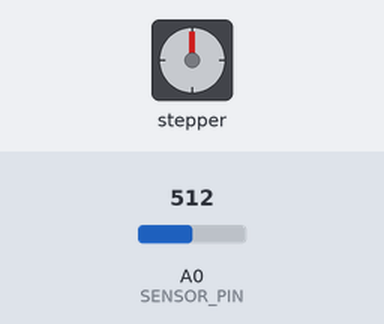
This sketch was run on a simulated Arduino Uno, built with avr-gcc and run on an emulated ATmega328P. Shown: stepper motor. Wiring (inferred from the names in the program): stepper motor (2048 steps per turn assumed): coils pin 8, pin 9, pin 10, pin 11. Inputs (shaded band) come from the test bench; at power-on: A0 (SENSOR_PIN) = 512.

Above: at 1.2 s.
1.3 s: A0 (SENSOR_PIN) set to 487
At 1.46 s:
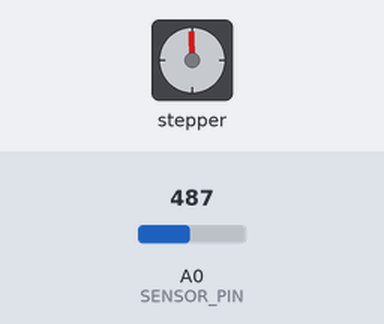
4.3 s: A0 (SENSOR_PIN) set to 510
At 5.0 s:
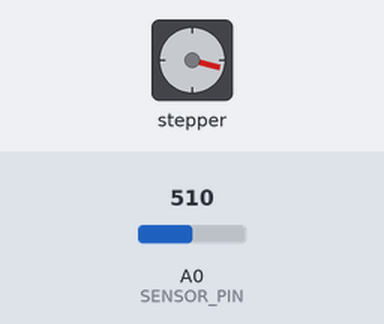
5.8 s: A0 (SENSOR_PIN) set to 490
At 6.25 s:
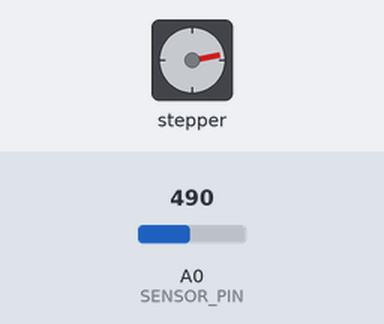
8.8 s: A0 (SENSOR_PIN) set to 511
At 8.8 s:
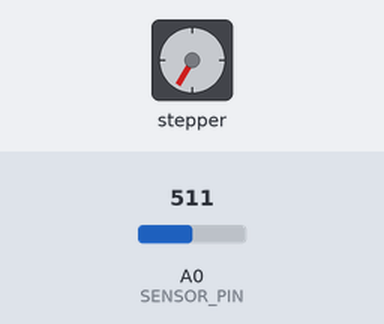
10.3 s: A0 (SENSOR_PIN) set to 581
11.8 s: A0 (SENSOR_PIN) set to 616
At 12.25 s:
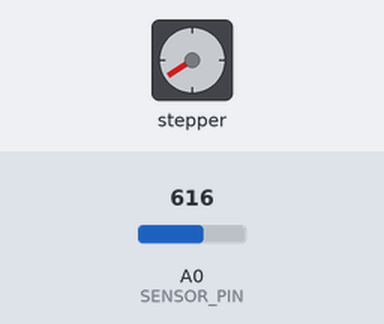
Timing chart, 0 to 25.6 s (numbered marks = the images above; inputs shaded):
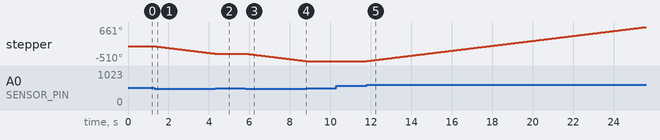

The sketch:

sketch_en.ino
```cpp
// ============================================
// 28BYJ-48 STEPPER MOTOR CONTROL
// WITH POTENTIOMETER
// ============================================

// --- DEBUG SETTINGS ---
// Uncomment the following line to enable debugging
// #define DEBUG

// --- HARDWARE CONNECTION ---
// Potentiometer: middle pin -> Arduino analog pin A0
// Outer pins: GND and 5V on Arduino
#define SENSOR_PIN A0

// ULN2003 Driver:
// Driver Input|Arduino Digital Pin|
// ----------------------------------|
// IN1          | PIN_8              |
// IN2          | PIN_9              |
// IN3          | PIN_10             |
// IN4          | PIN_11             |
#define PIN_1 8
#define PIN_2 9
#define PIN_3 10
#define PIN_4 11

// --- MOTION SETTINGS ---
// Delay time between microsteps (milliseconds)
// Recommendations:
// 1-2 ms - fast, but may skip steps
// 3-5 ms - optimal for 28BYJ-48
#define DELAY_TIME 1

// Upper voltage limit of the potentiometer
// If voltage rises above - motor rotates clockwise
#define UPPER_LIMIT 600
// Lower voltage limit of the potentiometer
// If voltage drops below - motor rotates counter-clockwise
// !For proper operation must be less than the upper limit!
#define LOWER_LIMIT 500
// If voltage is below the upper limit but above the lower limit
// A "dead zone" appears i.e. middle position where the motor does not rotate

// --- HALF-STEP SEQUENCE TABLE ---
// Sequence for 28BYJ-48 (half-step mode)
// 8 states = 1 full step
// Full rotation = 4096 states
int seq[8][4] = {
  {1, 0, 0, 0},
  {1, 1, 0, 0},
  {0, 1, 0, 0},
  {0, 1, 1, 0},
  {0, 0, 1, 0},
  {0, 0, 1, 1},
  {0, 0, 0, 1},
  {1, 0, 0, 1}
};

// ============================================
// SETUP - runs once
// ============================================
void setup() {
  Serial.begin(9600); // Start communication with computer
  #ifdef DEBUG
      Serial.println("Connected to serial monitor");
  #endif
  // Initialize pins
  pinMode(PIN_1, OUTPUT);
  pinMode(PIN_2, OUTPUT);
  pinMode(PIN_3, OUTPUT);
  pinMode(PIN_4, OUTPUT);
}

// Current voltage value on the analog pin connected to the potentiometer
int sensorValue = 0;

// ============================================
// LOOP - runs indefinitely
// ============================================
void loop() {
  sensorValue = analogRead(SENSOR_PIN); // Read value (0-1023)

  // Output to serial monitor
  // View via keyboard shortcut Ctrl+Shift+M
  #ifdef DEBUG
      Serial.println(sensorValue);
  #endif

  // Check if analog pin voltage exceeds the upper limit
  if (sensorValue >= UPPER_LIMIT){
    for (int step = 0; step < 8; step++) {
      // Clockwise motor rotation
      digitalWrite(PIN_1, seq[step][0]);
      digitalWrite(PIN_2, seq[step][1]);
      digitalWrite(PIN_3, seq[step][2]);
      digitalWrite(PIN_4, seq[step][3]);
      // Delay between steps
      delay(DELAY_TIME);
    }
  // Check if analog pin voltage drops below the lower limit
  } else if (sensorValue <= LOWER_LIMIT){
    for (int step = 7; step >= 0; step--) {
      // Counter-clockwise motor rotation
      digitalWrite(PIN_1, seq[step][0]);
      digitalWrite(PIN_2, seq[step][1]);
      digitalWrite(PIN_3, seq[step][2]);
      digitalWrite(PIN_4, seq[step][3]);
      // Delay between steps
      delay(DELAY_TIME);
    }
  }
}
```

Measured:
- the behaviour switches between 501 and 500 on A0 (SENSOR_PIN) (found by bisection; images 0 and 1)
- the behaviour switches between 599 and 600 on A0 (SENSOR_PIN) (found by bisection; images 4 and 5)
- after the input at 1.3 s, stepper: keeps turning counter-clockwise at about 85°/s, starting at once
- after the input at 4.3 s, stepper: goes on until 4.3 s, then stays -255°
- after the input at 5.8 s, stepper: keeps turning counter-clockwise at about 85°/s, starting at once
- after the input at 8.8 s, stepper: stops changing and stays -510°
- after the input at 10.3 s, every drawn part: stays the same
- after the input at 11.8 s, stepper: keeps turning clockwise at about 85°/s, starting at once
